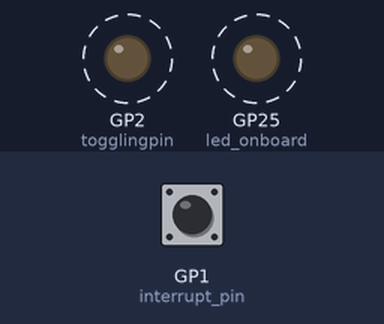
Simulated run of this program. Board: Raspberry Pi Pico running MicroPython. Parts: output pins drawn as LEDs (lit = HIGH). Dashed ring = blinking. Inputs (shaded band) come from the test bench; at power-on: GP1 (interrupt_pin) LOW. What the program prints to the serial console is not drawn.

Above: at 1.2 s.
1.3 s: GP1 (interrupt_pin) pulled HIGH for 0.65 s
Timing chart, 0 to 10.4 s (numbered marks = the images above; inputs shaded):
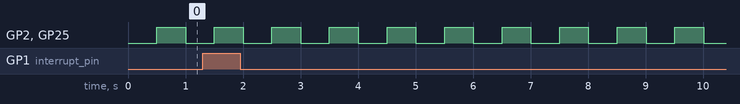

Measured:
- by itself, GP2 (togglingpin), GP25 (led_onboard): alternates HIGH for 0.50 s and LOW for 0.50 s

The program:

LED_Flasher.py
```python
import utime
import machine

def interruptcall(param):
    print("hello! {}".format(param))

led_onboard = machine.Pin(25, machine.Pin.OUT)
togglingpin = machine.Pin(2, machine.Pin.OUT)
interrupt_pin = machine.Pin(1, machine.Pin.IN)
interrupt_pin.irq(handler=interruptcall, trigger= interrupt_pin.IRQ_RISING)


def toggle_ledpin(ledpin : machine.Pin):
    if ledpin.value():
        ledpin.value(0)
        return
    else:
        ledpin.value(1)
        return


while(True):
    print("\nhello")
    utime.sleep(0.5)
    toggle_ledpin(led_onboard)
    toggle_ledpin(togglingpin)
    print("\nValue of pin 2 is {}".format(interrupt_pin.value()))
```
